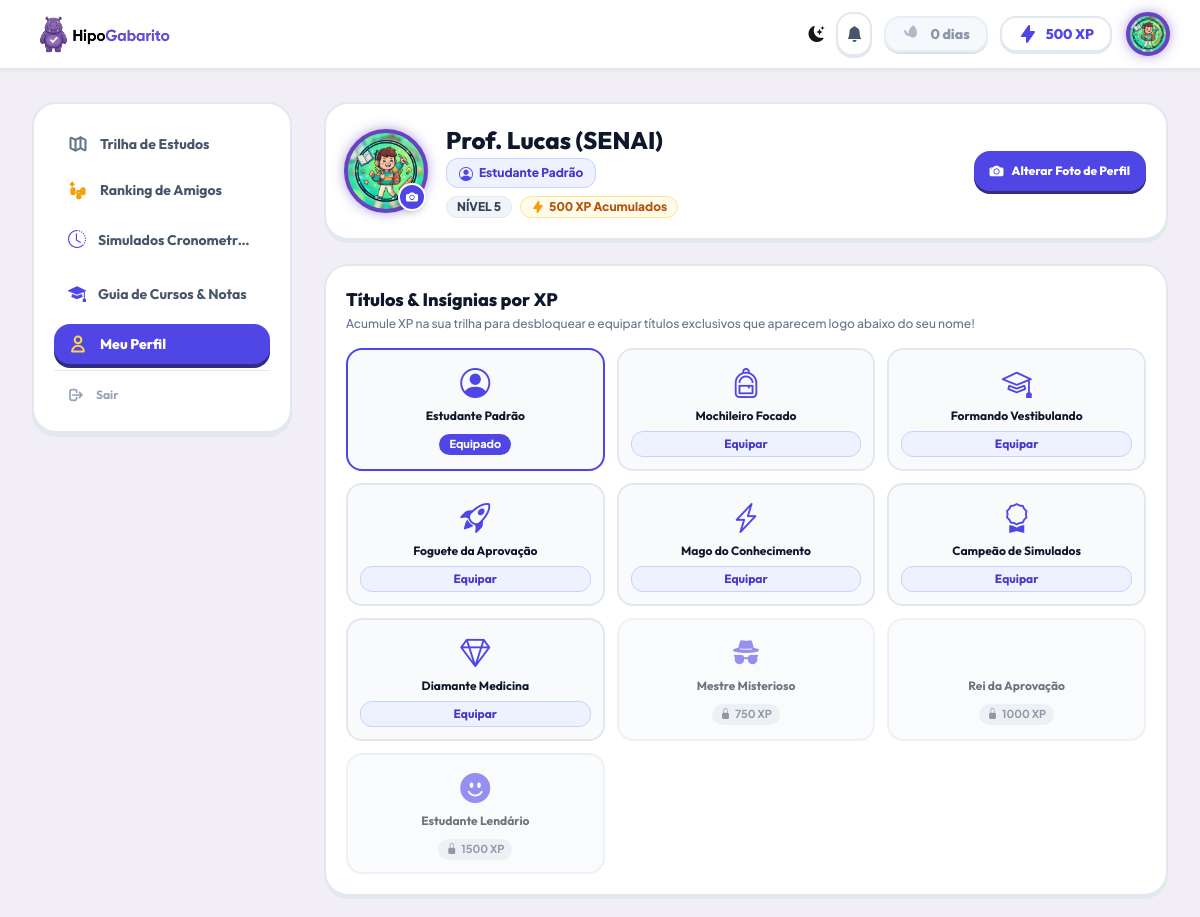
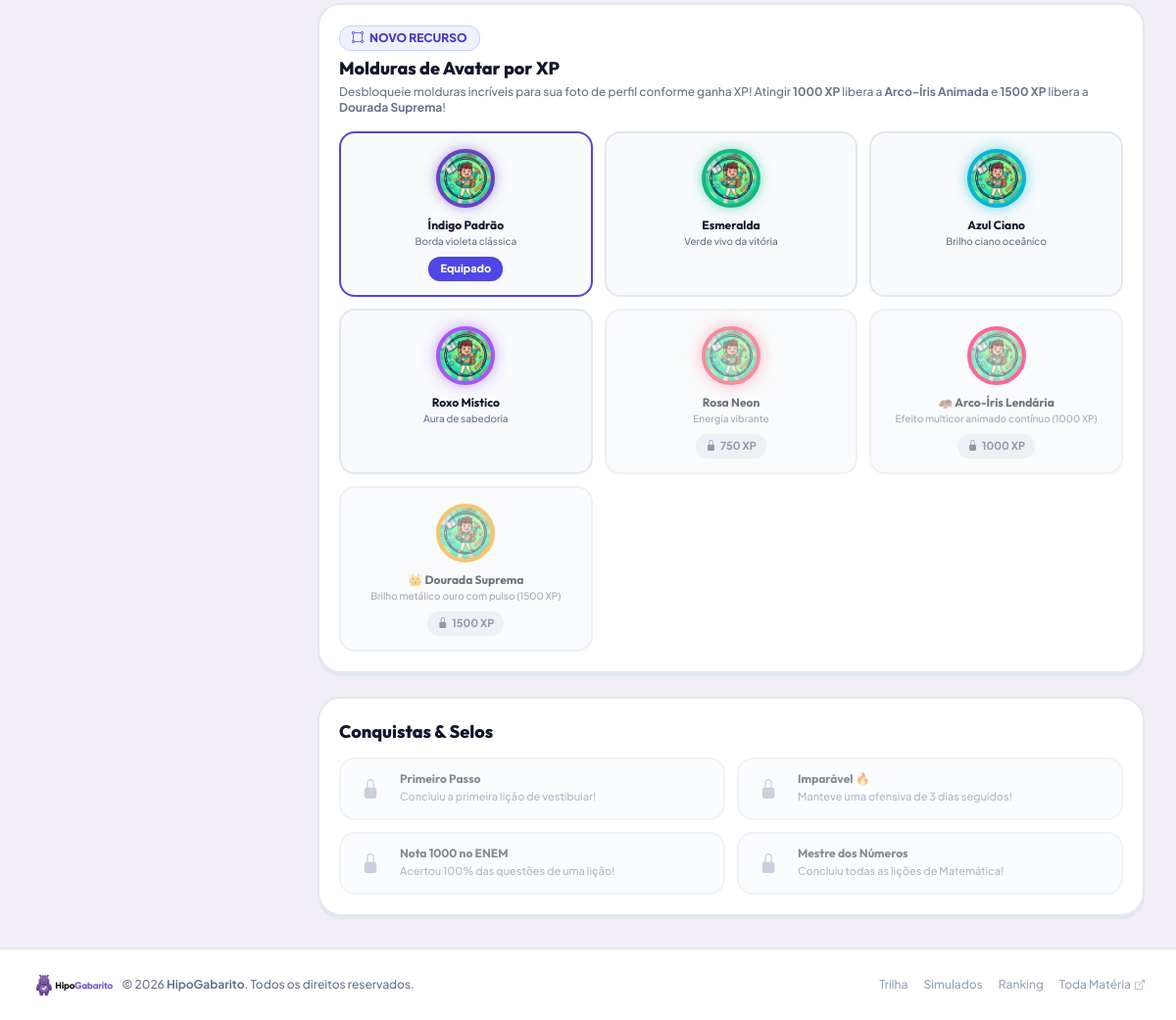
The app's page /profile.php (signed in) with its own data (2 pictures, top to bottom).
### tables this page shows
CREATE TABLE IF NOT EXISTS `users` (
    `id` INT AUTO_INCREMENT PRIMARY KEY,
    `name` VARCHAR(100) NOT NULL,
    `email` VARCHAR(150) NOT NULL UNIQUE,
    `password_hash` VARCHAR(255) NOT NULL,
    `avatar` VARCHAR(255) DEFAULT 'assets/img/default_avatar.jpg',
    `avatar_icon` VARCHAR(50) DEFAULT 'bi-person-circle',
    `avatar_frame` VARCHAR(50) DEFAULT 'frame-indigo',
    `xp` INT DEFAULT 0,
    `level` INT DEFAULT 1,
    `streak_days` INT DEFAULT 1,
    `last_active_date` DATE DEFAULT NULL,
    `hearts` INT DEFAULT 5,
    `max_hearts` INT DEFAULT 5,
    `role` ENUM('student', 'admin') DEFAULT 'student',
    `created_at` TIMESTAMP DEFAULT CURRENT_TIMESTAMP
);

CREATE TABLE IF NOT EXISTS `achievements` (
    `id` INT AUTO_INCREMENT PRIMARY KEY,
    `code` VARCHAR(50) NOT NULL UNIQUE,
    `title` VARCHAR(100) NOT NULL,
    `description` VARCHAR(255) NOT NULL,
    `icon` VARCHAR(50) DEFAULT 'trophy',
    `xp_bonus` INT DEFAULT 50
);

### profile.php (the view, shortened to what the rows shown need)
<?php
require_once __DIR__ . '/config/db.php';
$userId = $_SESSION['user_id'];
$stmtUser = $pdo->prepare("SELECT * FROM users WHERE id = ?");
$stmtUser->execute([$userId]);
$user = $stmtUser->fetch();
$currentAvatar = $user['avatar_icon'] ?? 'bi-person-circle';
$userXp = (int) ($user['xp'] ?? 0);
$frames = [
    ['key' => 'frame-indigo',  'name' => 'Índigo Padrão',       'xp' => 0,    'desc' => 'Borda violeta clássica'],
    ['key' => 'frame-emerald', 'name' => 'Esmeralda',           'xp' => 100,  'desc' => 'Verde vivo da vitória'],
    ['key' => 'frame-cyan',    'name' => 'Azul Ciano',          'xp' => 300,  'desc' => 'Brilho ciano oceânico'],
    ['key' => 'frame-purple',  'name' => 'Roxo Místico',        'xp' => 500,  'desc' => 'Aura de sabedoria'],
    ['key' => 'frame-rose',    'name' => 'Rosa Neon',            'xp' => 750,  'desc' => 'Energia vibrante'],
    ['key' => 'frame-rainbow', 'name' => '🦛 Arco-Íris Lendária', 'xp' => 1000, 'desc' => 'Efeito multicor animado contínuo (1000 XP)'],
    ['key' => 'frame-gold',    'name' => '👑 Dourada Suprema',   'xp' => 1500, 'desc' => 'Brilho metálico ouro com pulso (1500 XP)'],
];
$avatars = [
    ['icon' => 'bi-person-circle', 'name' => 'Estudante Padrão', 'xp' => 0],
    ['icon' => 'bi-backpack', 'name' => 'Mochileiro Focado', 'xp' => 20],
    ['icon' => 'bi-mortarboard', 'name' => 'Formando Vestibulando', 'xp' => 50],
    ['icon' => 'bi-rocket-takeoff', 'name' => 'Foguete da Aprovação', 'xp' => 100],
    ['icon' => 'bi-lightning-charge', 'name' => 'Mago do Conhecimento', 'xp' => 200],
    ['icon' => 'bi-award', 'name' => 'Campeão de Simulados', 'xp' => 350],
    ['icon' => 'bi-gem', 'name' => 'Diamante Medicina', 'xp' => 500],
    ['icon' => 'bi-incognito', 'name' => 'Mestre Misterioso', 'xp' => 750],
    ['icon' => 'bi-crown', 'name' => 'Rei da Aprovação', 'xp' => 1000],
    ['icon' => 'bi-emoji-smile-fill', 'name' => 'Estudante Lendário', 'xp' => 1500]
];
$equippedBadge = ['icon' => 'bi-person-circle', 'name' => 'Estudante Padrão'];
foreach ($avatars as $av) {
    if ($av['icon'] === $currentAvatar) {
        $equippedBadge = $av;
        break;
    }
}
$stmtAch = $pdo->query("SELECT * FROM achievements");
$achievements = $stmtAch->fetchAll();
$stmtMyAch = $pdo->prepare("SELECT achievement_id FROM user_achievements WHERE user_id = ?");
$stmtMyAch->execute([$userId]);
$myAchIds = $stmtMyAch->fetchAll(PDO::FETCH_COLUMN);
require_once __DIR__ . '/includes/header.php';
?>
    <main class="max-w-7xl mx-auto px-4 sm:px-6 lg:px-8 py-8">
        <div class="grid grid-cols-1 lg:grid-cols-12 gap-8 items-start">
            <?php require_once __DIR__ . '/includes/sidebar.php'; ?>
            <section class="lg:col-span-9 space-y-6">
                <div class="bg-white rounded-3xl border-2 border-slate-200 p-5 shadow-[0_3px_0_0_#e2e8f0] flex flex-col sm:flex-row items-center gap-5">
                    <div class="relative group cursor-pointer" onclick="openPhotoModal()" title="Clique para alterar sua foto de perfil">
                        <img src="<?= htmlspecialchars($userAvatar) ?>?v=<?= time() ?>" id="profileAvatarImg" onerror="this.onerror=null;this.src='assets/img/default_avatar.jpg'" class="w-20 h-20 rounded-full <?= htmlspecialchars($userFrame) ?> object-cover group-hover:opacity-90 transition-opacity">
                        <div class="absolute bottom-0 right-0 w-7 h-7 bg-indigo-600 text-white rounded-full flex items-center justify-center shadow-md border-2 border-white group-hover:scale-110 transition-transform">
                            <i class="bi bi-camera-fill text-xs"></i>
                        </div>
                    </div>
                    <div class="text-center sm:text-left flex-1 min-w-0">
                        <div class="flex flex-col sm:flex-row sm:items-center justify-between gap-2">
                            <div>
                                <h2 class="font-outfit font-extrabold text-2xl text-slate-900 mb-0.5 truncate"><?= htmlspecialchars($user['name']) ?></h2>
                                <div class="inline-flex items-center gap-1.5 px-3 py-1 rounded-xl text-xs font-extrabold bg-indigo-50 text-indigo-700 border border-indigo-200 mb-2">
                                    <i class="bi <?= htmlspecialchars($equippedBadge['icon']) ?> text-sm text-indigo-600"></i>
                                    <span><?= htmlspecialchars($equippedBadge['name']) ?></span>
                                </div>
                                <div class="flex flex-wrap items-center justify-center sm:justify-start gap-2">
                                    <span class="px-2.5 py-0.5 rounded-xl text-xs font-extrabold bg-slate-100 text-slate-700 border border-slate-200">
                                        NÍVEL <?= $user['level'] ?>
                                    </span>
                                    <span class="px-2.5 py-0.5 rounded-xl text-xs font-extrabold bg-amber-50 text-amber-700 border border-amber-200 flex items-center gap-1">
                                        <svg class="w-3.5 h-3.5 text-amber-500" fill="currentColor" viewBox="0 0 20 20"><path fill-rule="evenodd" d="M11.3 1.046A1 1 0 0112 2v5h4a1 1 0 01.82 1.573l-7 10A1 1 0 018 18v-5H4a1 1 0 01-.82-1.573l7-10a1 1 0 011.12-.38z" clip-rule="evenodd"/></svg>
                                        <?= $userXp ?> XP Acumulados
                                    </span>
                                </div>
                            </div>
                        </div>
                    </div>
                </div>
                <div class="bg-white rounded-3xl border-2 border-slate-200 p-5 shadow-[0_3px_0_0_#e2e8f0]">
                    <div class="grid grid-cols-1 sm:grid-cols-2 md:grid-cols-3 gap-3">
                        <?php foreach ($frames as $fr): ?>
                            <?php
                                $isUnlockedFrame = ($userXp >= $fr['xp']);
                                $isEquippedFrame = ($userFrame === $fr['key']);
                            ?>
                            <div class="bg-slate-50 rounded-2xl border-2 p-3.5 text-center transition-all <?=
                                $isEquippedFrame ? 'border-indigo-600 bg-indigo-50/50 shadow-sm' : ($isUnlockedFrame ? 'border-slate-200 hover:border-indigo-400 hover:shadow-md cursor-pointer' : 'border-slate-200 opacity-60')
                            ?>" <?= $isUnlockedFrame ? "onclick=\"equipAvatarFrame('{$fr['key']}')\"" : '' ?>>
                                <div class="relative w-16 h-16 mx-auto mb-2 flex items-center justify-center">
                                    <img src="<?= htmlspecialchars($userAvatar) ?>?v=<?= time() ?>" onerror="this.onerror=null;this.src='assets/img/default_avatar.jpg'" class="w-14 h-14 rounded-full <?= $fr['key'] ?> object-cover">
                                </div>
                                <h4 class="font-outfit font-bold text-xs text-slate-900 mb-0.5"><?= htmlspecialchars($fr['name']) ?></h4>
                                <p class="text-[10px] text-slate-500 font-medium mb-2 leading-tight"><?= htmlspecialchars($fr['desc']) ?></p>
                                <?php if ($isEquippedFrame): ?>
                                    <span class="inline-flex items-center gap-1 px-3 py-1 rounded-xl text-[11px] font-extrabold bg-indigo-600 text-white shadow-sm">Equipado</span>
                                <?php elseif ($isUnlockedFrame): ?>         <?php elseif ($isUnlockedFrame): ?>
                                    <button class="w-full py-1 px-2.5 rounded-xl font-outfit font-extrabold text-xs bg-indigo-50 text-indigo-700 hover:bg-indigo-600 hover:text-white border border-indigo-200 transition-all">Equipar Moldura</button>
                                <?php else: ?>
                                    <span class="inline-flex items-center gap-1 px-2.5 py-1 rounded-xl text-[11px] font-bold bg-slate-200 text-slate-600"><i class="bi bi-lock-fill"></i> <?= $fr['xp'] ?> XP</span>
                                <?php endif; ?>
                            </div>
                        <?php endforeach; ?>
                    </div>
                </div>
                <div class="bg-white rounded-3xl border-2 border-slate-200 p-5 shadow-[0_3px_0_0_#e2e8f0]">
                    <div class="grid grid-cols-1 sm:grid-cols-2 gap-3">
                        <?php foreach ($achievements as $ach): ?>
                            <?php $unlocked = in_array($ach['id'], $myAchIds); ?>
                            <div class="p-3 rounded-2xl border-2 flex items-center gap-3 <?= $unlocked ? 'border-amber-300 bg-amber-50/60' : 'border-slate-200 bg-slate-50 opacity-50' ?>">
                                <div class="w-9 h-9 rounded-xl flex items-center justify-center text-xl shrink-0 <?= $unlocked ? 'text-amber-500' : 'text-slate-400' ?>">
                                    <i class="bi <?= $unlocked ? 'bi-award-fill' : 'bi-lock-fill' ?>"></i>
                                </div>
                                <div>
                                    <h4 class="font-outfit font-bold text-xs text-slate-900 mb-0.5"><?= htmlspecialchars($ach['title']) ?></h4>
                                    <p class="text-[11px] text-slate-500 font-medium mb-0"><?= htmlspecialchars($ach['description']) ?></p>
                                </div>
                            </div>
                        <?php endforeach; ?>
                    </div>
                </div>
            </section>
        </div>
    </main>
    <?php require_once __DIR__ . '/includes/footer.php'; ?>

### includes/header.php (shortened to what the rows shown need)
<?php
require_once __DIR__ . '/../config/db.php';
if (isset($_SESSION['user_id'])) {
    $userId = $_SESSION['user_id'];
    $streakStatus = syncUserStreak($pdo, $userId);
    $stmtUser = $pdo->prepare("SELECT * FROM users WHERE id = ?");
    $stmtUser->execute([$userId]);
    $user = $stmtUser->fetch();
    $userStreakDays = $streakStatus['streak_days'];
    $isStreakActive = $streakStatus['is_active_today'];
} else {
    $userStreakDays = 0;
    $isStreakActive = false;
}
$userAvatar = (!empty($user['avatar']) && trim($user['avatar']) !== '') ? $user['avatar'] : 'assets/img/default_avatar.jpg';
$userFrame = !empty($user['avatar_frame']) ? $user['avatar_frame'] : 'frame-indigo';
?>
<!DOCTYPE html>
<html lang="pt-BR" class="h-full bg-[#F1EFF5]">
<head>
    <script src="https://cdn.tailwindcss.com"></script>
    <link href="https://cdn.jsdelivr.net/npm/bootstrap-icons@1.11.3/font/bootstrap-icons.min.css" rel="stylesheet">
    <link rel="stylesheet" href="assets/css/main.css?v=<?= time() ?>">
    <link rel="stylesheet" href="assets/css/dark-mode.css?v=<?= time() ?>">
</head>
<body class="min-h-full font-sans antialiased text-[#17151C] bg-[#F1EFF5] selection:bg-[#6842C2] selection:text-white flex flex-col min-h-screen">
    <header class="sticky top-0 z-50 bg-white/95 backdrop-blur-md border-b-2 border-slate-200 py-3 shadow-sm">
        <div class="max-w-7xl mx-auto px-4 sm:px-6 lg:px-8 flex items-center justify-between">
            <div class="flex items-center gap-3">
                <?php if ($isStreakActive): ?>
                <div class="flex items-center gap-2 bg-amber-50 px-4 py-1.5 rounded-2xl border-2 border-amber-300 shadow-[0_2px_0_0_#f59e0b]" title="Ofensiva ativa hoje! <?= $userStreakDays ?> dia(s) consecutivo(s)">
                    <svg class="w-5 h-5 text-amber-500 animate-bounce" fill="currentColor" viewBox="0 0 20 20">
                        <path fill-rule="evenodd" d="M12.395 2.553a1 1 0 00-1.45-1.048c-2.5 1.6-4.5 4.5-4.5 7.5 0 .285.021.564.062.836A4.99 4.99 0 014 6.5a1 1 0 00-1.92.4C2.5 9.5 4.5 12 7 12c.3 0 .59-.03.873-.087.6.93 1.556 1.6 2.685 1.776A5.002 5.002 0 0015 9c0-3.5-1.5-5.5-2.605-6.447z" clip-rule="evenodd"/>
                    </svg>
                    <span class="font-outfit font-extrabold text-amber-700 text-sm"><?= $userStreakDays ?> dias</span>
                </div>
                <?php else: ?>
                <div class="flex items-center gap-2 bg-slate-100/90 px-4 py-1.5 rounded-2xl border-2 border-slate-200 shadow-[0_2px_0_0_#cbd5e1] opacity-75 hover:opacity-100 transition" title="Complete uma lição ou simulado hoje para acender a sua ofensiva!">
                    <span class="font-outfit font-extrabold text-slate-500 text-sm"><?= $userStreakDays ?> dias</span>
                </div>
                <?php endif; ?>
                <div class="flex items-center gap-2 bg-white px-4 py-1.5 rounded-2xl border-2 border-slate-200 shadow-[0_2px_0_0_#e2e8f0]">
                    <svg class="w-5 h-5 text-indigo-600" fill="currentColor" viewBox="0 0 20 20">
                        <path fill-rule="evenodd" d="M11.3 1.046A1 1 0 0112 2v5h4a1 1 0 01.82 1.573l-7 10A1 1 0 018 18v-5H4a1 1 0 01-.82-1.573l7-10a1 1 0 011.12-.38z" clip-rule="evenodd"/>
                    </svg>
                    <span class="font-outfit font-extrabold text-indigo-600 text-sm"><?= htmlspecialchars($user['xp'] ?? 0) ?> XP</span>
                </div>
                <a href="profile.php" class="ml-1 group" title="Meu Perfil">
                    <img src="<?= htmlspecialchars($userAvatar) ?>?v=<?= time() ?>" alt="Avatar" onerror="this.onerror=null;this.src='assets/img/default_avatar.jpg'" class="w-10 h-10 rounded-full <?= htmlspecialchars($userFrame) ?> object-cover group-hover:scale-105 transition-transform shadow-sm">
                </a>
            </div>
        </div>
    </header>

### records on screen
users: userStreakDays "0", xp "500", avatar (placeholder picture), name "Prof. Lucas (SENAI)", level "5", avatar_icon "bi-person-circle" (drawn), avatar_frame "frame-indigo" (drawn)
achievements: title "Primeiro Passo", description "Concluiu a primeira lição de vestibular!"
achievements: title "Imparável 🔥", description "Manteve uma ofensiva de 3 dias seguidos!"
achievements: title "Nota 1000 no ENEM", description "Acertou 100% das questões de uma lição!"
achievements: title "Mestre dos Números", description "Concluiu todas as lições de Matemática!"

### other values on screen
$equippedBadge['name'] "Estudante Padrão"
$av['name'] "Estudante Padrão"
$av['name'] "Mochileiro Focado"
$av['name'] "Formando Vestibulando"
$av['name'] "Foguete da Aprovação"
$av['name'] "Mago do Conhecimento"
$av['name'] "Campeão de Simulados"
$av['name'] "Diamante Medicina"
$av['name'] "Mestre Misterioso"
$av['xp'] "750"
$av['name'] "Rei da Aprovação"
$av['xp'] "1000"
$av['name'] "Estudante Lendário"
$av['xp'] "1500"
$fr['name'] "Índigo Padrão"
